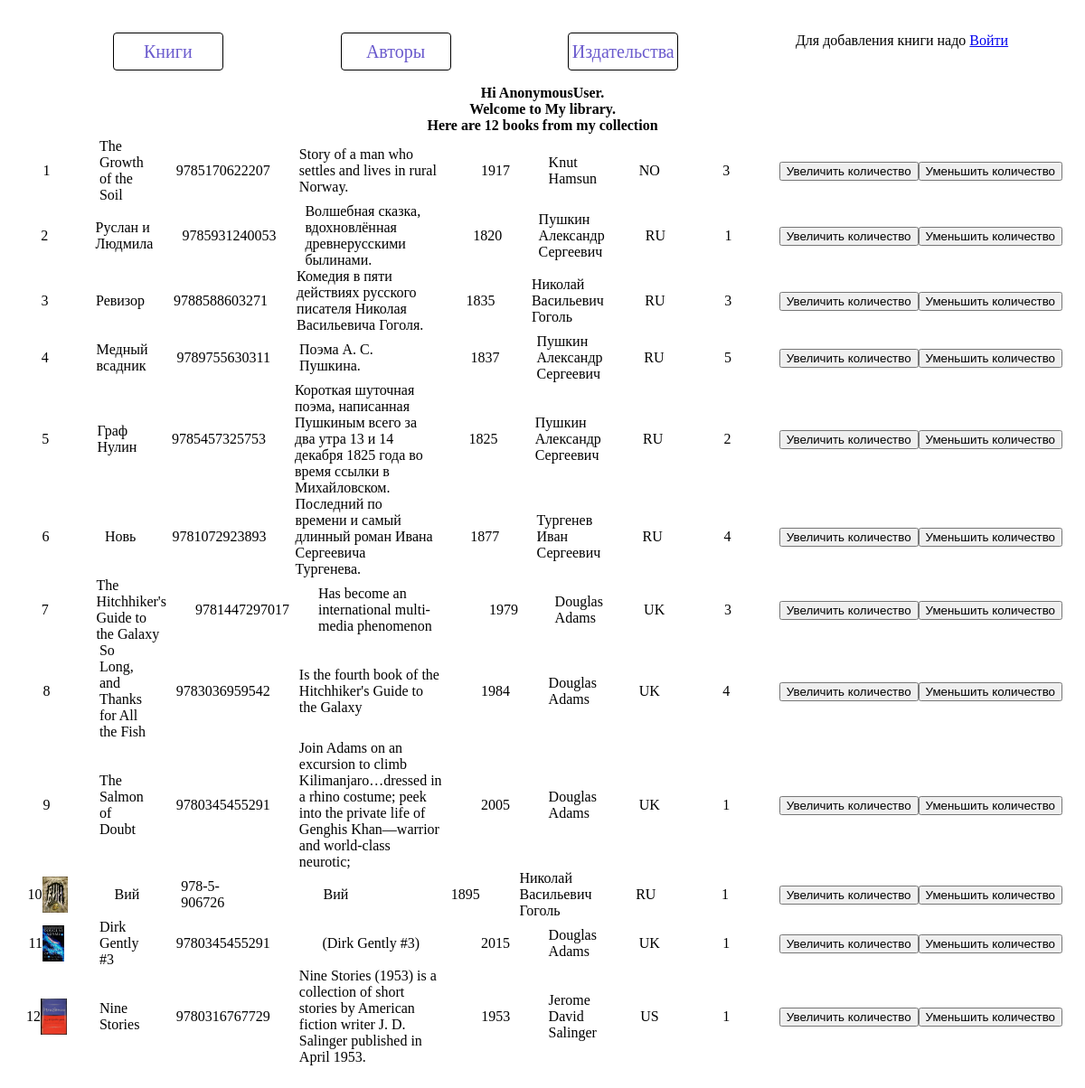
The page / on the database its author committed.
### p_library/models.py (models this page shows, shortened)
class Book(models.Model):
    ISBN = models.CharField(db_column='ISBN', max_length=13)
    title = models.TextField()
    description = models.TextField()
    year_release = models.SmallIntegerField()
    author = models.ForeignKey(Author, on_delete=models.CASCADE)
    price = models.DecimalField(
        max_digits=10, decimal_places=5, blank=True, null=True)
    copy_count = models.SmallIntegerField(blank=True, null=True)
    publishing = models.ForeignKey(
        Publishing, on_delete=models.CASCADE, related_name='publish', null=True)
    debeter = models.ManyToManyField(
        'Friend', through='Exchange', through_fields=('book', 'friend'), blank=True)
    cover = models.ImageField(
        upload_to='covers/', blank=True)

class Author(models.Model):
    full_name = models.TextField()
    birth_year = models.SmallIntegerField()
    country = models.CharField(max_length=2)

### p_library/views.py (the view)
# urls.py: path('', views.index, name='books'),
def index(request):
    template = loader.get_template('index.html')
    print('INDEX', request.user.username)
    books = Book.objects.all()
    books_list = [i for i in books]
    biblio_data = {'title': 'My library',
                   'books': books_list}
    return HttpResponse(template.render(biblio_data, request))

### p_library/templates/index.html (shortened to what this page needs)
{% extends 'base.html' %}
{% block content %}
<div class="welcome">
    <div>Welcome to {{title}}.</div>
    <div>Here are {{ books|length }} books from my collection</div>
</div>
<div class="content">
    {% for book in books %}
    <div class="row">
        <div>{{ forloop.counter }}
            {% if book.cover %}
            <img src='media/{{book.cover}}' alt="" height="40vh">
            {% endif %}
        </div>
        <div> {{ book.title }}</div>
        <div>{{ book.ISBN }}</div>
        <div>{{ book.description }}</div>
        <div>{{ book.year_release }}</div>
        <div>{{ book.author.full_name }}</div>
        <div>{{ book.author.country }}</div>
        <div>{{ book.copy_count }}</div>
        <div>
            <form action="/book_increment/" method="post" enctype="multipart/form-data">
                <input type="submit" value="Увеличить количество">
            </form>
            <form action="/book_decrement/" method="post" enctype="multipart/form-data">
                <input type="submit" value="Уменьшить количество">
            </form>
        </div>
    </div>
    {% endfor %}
</div>
{% endblock %}

### p_library/templates/base.html (shortened to what this page needs)
<!DOCTYPE html>
<html lang="en">
<head>
    {% load static %}
    <link rel="stylesheet" href="{% static 'style.css' %}">
</head>
<body>
    <nav>
        <ul class='nav__menu'>
            <a href="{% url 'books' %}">Книги</a>
            <a href="{% url 'p_library:author' %}">Авторы</a>
            <a href="{% url 'publish' %}">Издательства</a>
            {% if user.username  %}
            <a href="{% url 'add-book' %}">Добавить книгу</a>
            {% else %}
            <div class="login-grp">Для добавления книги надо <a href="{% url 'p_library:login' %}">Войти</a></div>
            {% endif %}
        </ul>
    </nav>
    <div class="welcome">
        Hi {{user}}.
    </div>
    <div>
        {% block content %}
        {% endblock %}
    </div>
</body>
</html>

### p_library/libstatic/style.css (style rules this page uses)
.content { margin: 5px; display: flex; font-weight: 500; flex-direction: column; }
.row { display: grid; grid-template-columns: repeat(3, 1fr) 3fr repeat(5, 1fr); align-items: center; justify-items: center; grid-column-gap: 2em; }
.row > div { display: flex; justify-content: center; align-items: center; }
.welcome { text-align: center; font-weight: 600; }
nav { text-align: center; }
.nav__menu { display: flex; justify-content: space-around; margin-top: 16px; }
.nav__menu > a { color: slateblue; border: 1px solid black; font-size: 20px; min-width: 10vw; border-radius: 4px; min-height: 5vh; text-decoration: none; display: flex; align-items: center; justify-content: center; }
body { padding: 15px; margin: 5px; }

### rows shown on the page
Book: title "The Growth of the Soil", ISBN "9785170622207", description "Story of a man who settles and lives in rural Norway.", year_release "1917", author.full_name "Knut Hamsun", author.country "NO", copy_count "3"
Book: title "Руслан и Людмила", ISBN "9785931240053", description "Волшебная сказка, вдохновлённая древнерусскими былинами.", year_release "1820", author.full_name "Пушкин Александр Сергеевич", author.country "RU", copy_count "1"
Book: title "Ревизор", ISBN "9788588603271", description "Комедия в пяти действиях русского писателя Николая Васильевича Гоголя.", year_release "1835", author.full_name "Николай Васильевич Гоголь", author.country "RU", copy_count "3"
Book: title "Медный всадник", ISBN "9789755630311", description "Поэма А. С. Пушкина.", year_release "1837", author.full_name "Пушкин Александр Сергеевич", author.country "RU", copy_count "5"
Book: title "Граф Нулин", ISBN "9785457325753", description "Короткая шуточная поэма, написанная Пушкиным всего за два утра 13 и 14 декабря 1825 года во время ссылки в Михайловском.", year_release "1825", author.full_name "Пушкин Александр Сергеевич", author.country "RU", copy_count "2"
Book: title "Новь", ISBN "9781072923893", description "Последний по времени и самый длинный роман Ивана Сергеевича Тургенева.", year_release "1877", author.full_name "Тургенев Иван Сергеевич", author.country "RU", copy_count "4"
Book: title "The Hitchhiker's Guide to the Galaxy", ISBN "9781447297017", description "Has become an international multi-media phenomenon", year_release "1979", author.full_name "Douglas Adams", author.country "UK", copy_count "3"
Book: title "So Long, and Thanks for All the Fish", ISBN "9783036959542", description "Is the fourth book of the Hitchhiker's Guide to the Galaxy", year_release "1984", author.full_name "Douglas Adams", author.country "UK", copy_count "4"
Book: title "The Salmon of Doubt", ISBN "9780345455291", description "Join Adams on an excursion to climb Kilimanjaro…dressed in a rhino costume; peek into the private life of Genghis Khan—warrior and world-class neurotic;", year_release "2005", author.full_name "Douglas Adams", author.country "UK", copy_count "1"
Book: cover (picture), title "Вий", ISBN "978-5-906726", description "Вий", year_release "1895", author.full_name "Николай Васильевич Гоголь", author.country "RU", copy_count "1"
Book: cover (picture), title "Dirk Gently #3", ISBN "9780345455291", description "(Dirk Gently #3)", year_release "2015", author.full_name "Douglas Adams", author.country "UK", copy_count "1"
Book: cover (picture), title "Nine Stories", ISBN "9780316767729", description "Nine Stories (1953) is a collection of short stories by American fiction writer J. D. Salinger published in April 1953.", year_release "1953", author.full_name "Jerome David Salinger", author.country "US", copy_count "1"

### other values the page prints
{{ user }} "AnonymousUser"
{{ title }} "My library"
{{ books|length }} "12"
